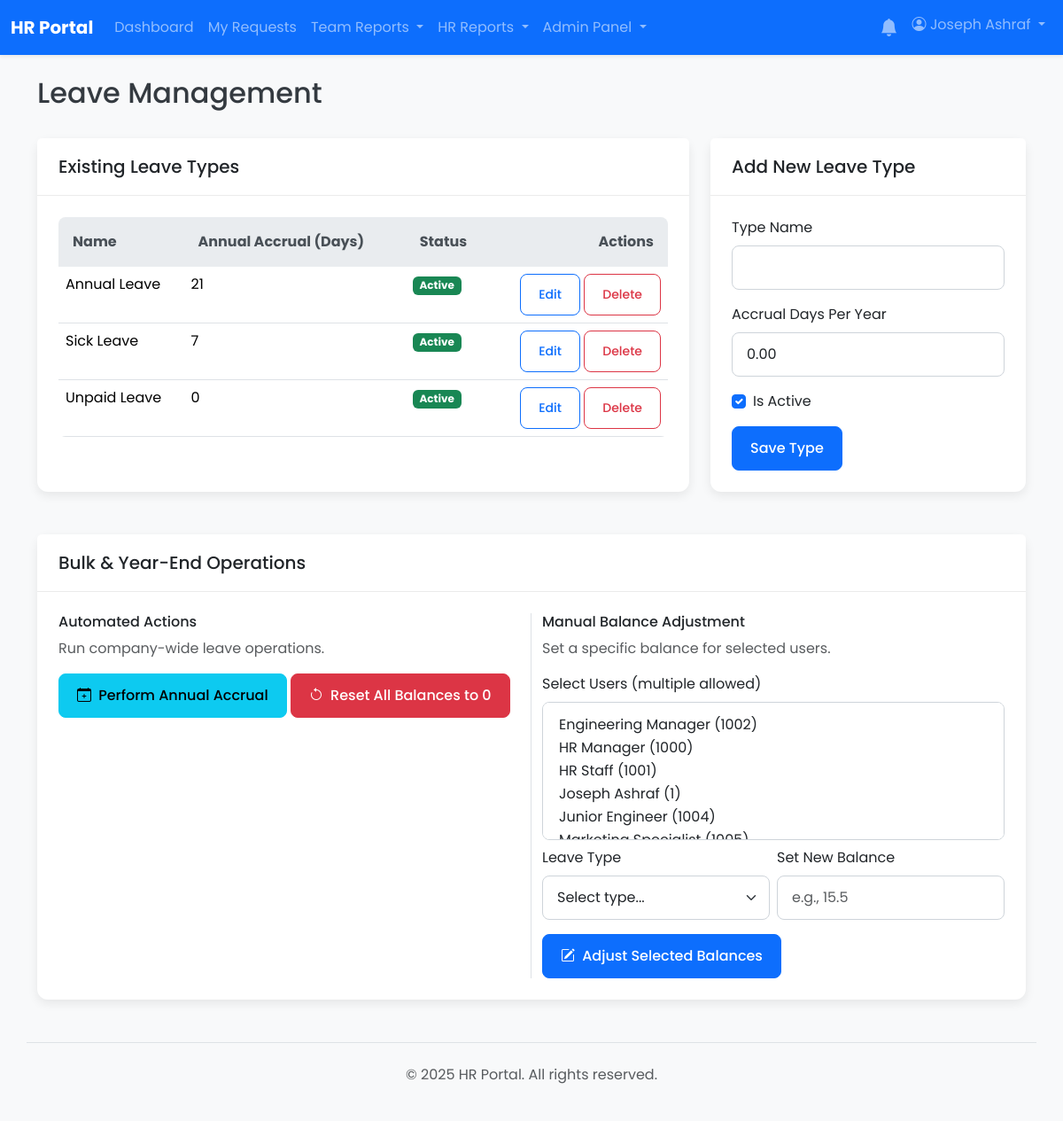
/admin/leave_management.php (signed in), run on an earlier commit of the app's database.
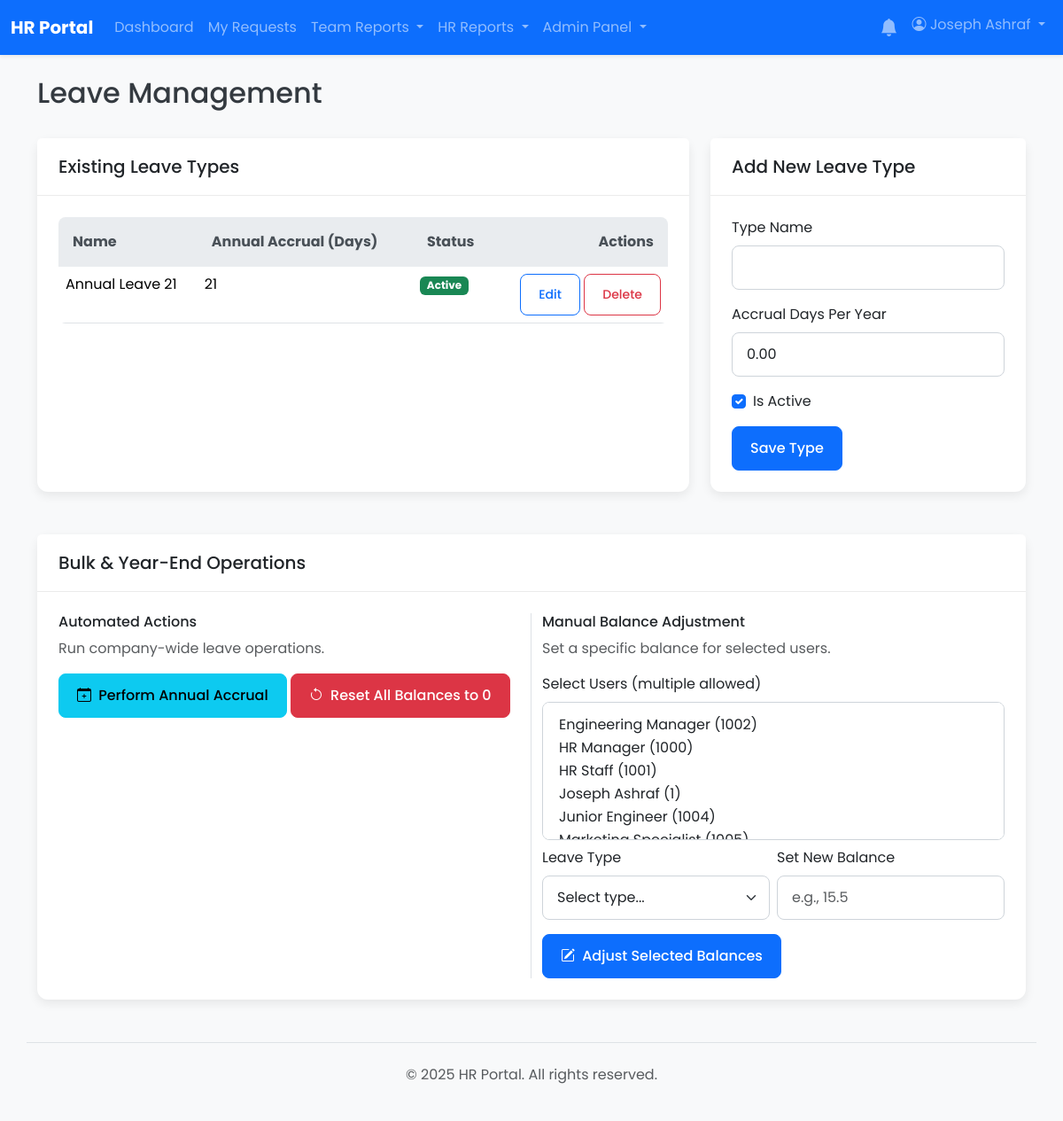
And on a later commit of the database.
### tables this page shows
CREATE TABLE `leave_types` (
  `id` int(11) NOT NULL,
  `name` varchar(255) NOT NULL,
  `accrual_days_per_year` float NOT NULL DEFAULT 0,
  `is_active` tinyint(1) NOT NULL DEFAULT 1
);

### admin/leave_management.php (the view, shortened to what this page needs)
<?php
require_once __DIR__ . '/../app/bootstrap.php';
$page_title = "Leave Management";
$leave_types = $pdo->query("SELECT * FROM leave_types ORDER BY name ASC")->fetchAll();
$all_users = $pdo->query("SELECT id, full_name, employee_code FROM users ORDER BY full_name ASC")->fetchAll();
$editing_type = null;
include __DIR__ . '/../app/templates/header.php';
?>
<div class="d-flex justify-content-between align-items-center mb-4">
    <h1 class="h2"><?php echo htmlspecialchars($page_title); ?></h1>
</div>
<div class="row">
    <div class="col-lg-8 mb-4">
        <div class="card h-100">
            <div class="card-header">
                <h5 class="card-title mb-0">Existing Leave Types</h5>
            </div>
            <div class="card-body">
                <div class="table-responsive">
                    <table class="table table-hover">
                        <thead>
                            <tr>
                                <th>Name</th>
                                <th>Annual Accrual (Days)</th>
                                <th>Status</th>
                                <th class="text-end">Actions</th>
                            </tr>
                        </thead>
                        <tbody>
                            <?php foreach ($leave_types as $type): ?>
                                <tr>
                                    <td><?= htmlspecialchars($type['name']) ?></td>
                                    <td><?= htmlspecialchars($type['accrual_days_per_year']) ?></td>
                                    <td><span class="badge bg-<?= $type['is_active'] ? 'success' : 'secondary' ?>"><?= $type['is_active'] ? 'Active' : 'Inactive' ?></span></td>
                                    <td class="text-end">
                                        <a href="?action=edit_type&id=<?= $type['id'] ?>#leave-type-form" class="btn btn-sm btn-outline-primary">Edit</a>
                                        <a href="?action=delete_type&id=<?= $type['id'] ?>" class="btn btn-sm btn-outline-danger" onclick="return confirm('Are you sure you want to delete this leave type?');">Delete</a>
                                    </td>
                                </tr>
                            <?php endforeach; ?>
                        </tbody>
                    </table>
                </div>
            </div>
        </div>
    </div>
    <div class="col-lg-4 mb-4">
        <div class="card h-100" id="leave-type-form">
            <div class="card-header">
                <h5 class="card-title mb-0"><?= $editing_type ? 'Edit' : 'Add New' ?> Leave Type</h5>
            </div>
            <div class="card-body">
                <form action="leave_management.php" method="POST">
                    <div class="mb-3">
                        <label for="name" class="form-label">Type Name</label>
                        <input type="text" class="form-control" name="name" value="<?= htmlspecialchars($editing_type['name'] ?? '') ?>" required>
                    </div>
                    <div class="mb-3">
                        <label for="accrual_days" class="form-label">Accrual Days Per Year</label>
                        <input type="number" step="0.01" class="form-control" name="accrual_days" value="<?= htmlspecialchars($editing_type['accrual_days_per_year'] ?? '0.00') ?>" required>
                    </div>
                    <div class="form-check mb-3">
                        <input class="form-check-input" type="checkbox" name="is_active" id="is_active" <?= (isset($editing_type['is_active']) && $editing_type['is_active']) || !$editing_type ? 'checked' : '' ?>>
                        <label class="form-check-label" for="is_active">Is Active</label>
                    </div>
                    <button type="submit" class="btn btn-primary"><?= $editing_type ? 'Update' : 'Save' ?> Type</button>
                </form>
            </div>
        </div>
    </div>
</div>
<div class="card mt-4">
    <div class="card-header">
        <h5 class="card-title mb-0">Bulk & Year-End Operations</h5>
    </div>
    <div class="card-body">
        <div class="row">
            <div class="col-md-6 border-end">
                <h6>Automated Actions</h6>
                <p class="text-muted">Run company-wide leave operations.</p>
                <button class="btn btn-info" id="btn-annual-accrual"><i class="bi bi-calendar-plus me-1"></i> Perform Annual Accrual</button>
                <button class="btn btn-danger" id="btn-reset-balances"><i class="bi bi-arrow-counterclockwise me-1"></i> Reset All Balances to 0</button>
            </div>
            <div class="col-md-6">
                <h6>Manual Balance Adjustment</h6>
                 <p class="text-muted">Set a specific balance for selected users.</p>
                <div class="row g-2">
                    <div class="col-12">
                        <label for="bulk-users" class="form-label">Select Users (multiple allowed)</label>
                        <select id="bulk-users" class="form-select" multiple size="5">
                             <?php foreach ($all_users as $user): ?>
                                <option value="<?= $user['id'] ?>"><?= htmlspecialchars($user['full_name'] . ' (' . ($user['employee_code'] ?? 'N/A') . ')') ?></option>
                            <?php endforeach; ?>
                        </select>
                    </div>
                    <div class="col-md-6">
                        <label for="bulk-leave-type" class="form-label">Leave Type</label>
                        <select id="bulk-leave-type" class="form-select">
                            <option value="">Select type...</option>
                        </select>
                    </div>
                    <div class="col-md-6">
                         <label for="bulk-new-balance" class="form-label">Set New Balance</label>
                        <input type="number" step="0.01" id="bulk-new-balance" class="form-control" placeholder="e.g., 15.5">
                    </div>
                </div>
                <button class="btn btn-primary mt-3" id="btn-adjust-balances"><i class="bi bi-pencil-square me-1"></i> Adjust Selected Balances</button>
            </div>
        </div>
    </div>
</div>
<?php
include __DIR__ . '/../app/templates/footer.php';
?>

### app/templates/header.php (shortened to what this page needs)
<!DOCTYPE html>
<html lang="en">
<head>
    <link href="https://cdn.jsdelivr.net/npm/bootstrap@5.3.2/dist/css/bootstrap.min.css" rel="stylesheet">
    <link rel="stylesheet" href="/css/style.css">
    <link rel="stylesheet" href="https://cdn.jsdelivr.net/npm/bootstrap-icons@1.11.3/font/bootstrap-icons.min.css">
</head>
<body class="bg-light" data-user-role="<?= htmlspecialchars($_SESSION['role'] ?? 'user') ?>">
<nav class="navbar navbar-expand-lg navbar-dark bg-primary shadow-sm">
    <div class="container-fluid">
        <a class="navbar-brand fw-bold" href="/"><?php echo htmlspecialchars(SITE_NAME); ?></a>
        <div class="collapse navbar-collapse" id="main-nav">
            <ul class="navbar-nav me-auto mb-2 mb-lg-0">
                <?php if (isset($_SESSION['user_id'])): ?>
                    <li class="nav-item"><a class="nav-link" href="/index.php">Dashboard</a></li>
                    <li class="nav-item"><a class="nav-link" href="/requests/index.php">My Requests</a></li>
                    <?php if (in_array($_SESSION['role'], ['manager', 'admin', 'hr_manager'])): ?>
                        <li class="nav-item dropdown">
                          <a class="nav-link dropdown-toggle" href="#" id="manager-reports-dropdown" role="button" data-bs-toggle="dropdown" aria-expanded="false">
                            Team Reports
                          </a>
                        </li>
                    <?php endif; ?>
                    <?php if (in_array($_SESSION['role'], ['hr', 'hr_manager', 'admin'])): ?>
                         <li class="nav-item dropdown">
                          <a class="nav-link dropdown-toggle" href="#" id="hr-reports-dropdown" role="button" data-bs-toggle="dropdown" aria-expanded="false">
                            HR Reports
                          </a>
                        </li>
                    <?php endif; ?>
                    <?php if (in_array($_SESSION['role'], ['hr_manager', 'admin'])): ?>
                        <li class="nav-item dropdown">
                            <a class="nav-link dropdown-toggle" href="#" id="admin-dropdown" role="button" data-bs-toggle="dropdown" aria-expanded="false">
                                Admin Panel
                            </a>
                        </li>
                    <?php endif; ?>
                <?php endif; ?>
            </ul>
            <ul class="navbar-nav ms-auto">
                <?php if (isset($_SESSION['user_id'])): ?>
                    <li class="nav-item dropdown">
                        <a class="nav-link" href="#" id="notification-bell" role="button" data-bs-toggle="dropdown" aria-expanded="false">
                            <i class="bi bi-bell-fill position-relative fs-5">
                            </i>
                        </a>
                    </li>
                    <li class="nav-item dropdown">
                        <a class="nav-link dropdown-toggle" href="#" role="button" data-bs-toggle="dropdown" aria-expanded="false">
                            <i class="bi bi-person-circle"></i> <?php echo htmlspecialchars($_SESSION['full_name']); ?>
                        </a>
                    </li>
                <?php else: ?>
                    <li class="nav-item"><a class="nav-link" href="/login.php">Login</a></li>
                <?php endif; ?>
            </ul>
        </div>
    </div>
</nav>
<main class="container mt-4">

### app/templates/footer.php (shortened to what this page needs)
</main>
<footer class="container mt-5 py-4 border-top">
    <div class="text-center text-muted">
        <p>&copy; <?php echo date('Y'); ?> <?php echo htmlspecialchars(SITE_NAME); ?>. All rights reserved.</p>
    </div>
</footer>
</body>
</html>

### css/style.css (style rules this page uses)
* { box-sizing: border-box; }
html, body { height: 100%; margin: 0; padding: 0; }
body { font-family: 'Poppins', sans-serif; background-color: #f0f2f5; color: #343a40; }
a { color: #007bff; text-decoration: none; transition: color 0.2s ease-in-out; }
.card { border: none; border-radius: 0.75rem; box-shadow: 0 4px 12px rgba(0, 0, 0, 0.08); }
.card-header { background-color: #ffffff; border-bottom: 1px solid rgba(0, 0, 0, 0.08); font-weight: 600; padding: 1.25rem 1.5rem; border-top-left-radius: 0.75rem; border-top-right-radius: 0.75rem; }
.card-body { padding: 1.5rem; }
.form-control, .form-select { border-radius: 0.5rem; border: 1px solid #ced4da; padding: 0.75rem 1rem; }
.btn { border-radius: 0.5rem; font-weight: 500; padding: 0.75rem 1.25rem; }
.table { border-radius: 0.5rem; overflow: hidden; }
.table thead th { background-color: #e9ecef; color: #495057; border-bottom: none; padding: 1rem; }

What changed in the data, as far as the page shows it:
removed leave_types: name "Sick Leave", accrual_days_per_year "7", is_active "Active"
removed leave_types: name "Unpaid Leave", accrual_days_per_year "0", is_active "Active"
changed leave_types: name "Annual Leave" → "Annual Leave 21"
